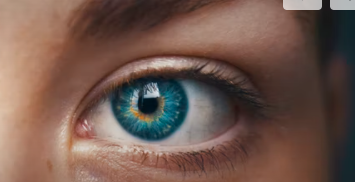
#> input picture Fichiers informations/oeilTest.png, 355 x 182 px, found by its file name
$ jupyter execute Projet_final_GBM6710.ipynb   (shell and % lines are left out)
#> lines starting #> are read from the running program, lines starting #| are printed output that depends on the picture; after the words box and inside, x2 and y2 are one past the last pixel; in counts of white or black regions, pixels touching at a corner belong together
[cell 1]
import matplotlib.pyplot as plt
import matplotlib.image as mpimg
from matplotlib.pyplot import imread
import cv2
import numpy as np
from scipy.ndimage import convolve
import skimage.filters as skfilters
import skimage.morphology as skmorph
from skimage.morphology import square

import sys
from matplotlib.path import Path
from scipy.ndimage import sobel, gaussian_filter, gaussian_laplace
from skimage.feature import canny
from skimage.transform import hough_line, hough_line_peaks
from skimage import draw
from skimage.morphology import convex_hull_image

plt.rcParams["figure.figsize"] = (12, 10)
# install scikit image et scipy
# !{sys.executable} -m pip install scipy
# !{sys.executable} -m pip install scikit-image

Après la déclaration des librairies on commence le traitement d'image. On commence par mettre l'image dans une variable opencv

[cell 2]
im_oeil=plt.imread("oeilTest.png")
#> im_oeil is the input picture: shape (182, 355, 4) float32; mean R, G, B, A 0.45, 0.35, 0.31, 1
fig1,ax=plt.subplots(1)
plt.imshow(im_oeil,cmap="gray")

[cell 3]
def filtpb_gauss(A, fc):
    """ Application d'un filtre gaussien sur une image im à une fréquence de coupure fc dans
        le domaine fréquentiel

    A (ndarray): Image d'entrée
    fc (float): Fréquence de coupure
    """
    M, N = A.shape

    # Image dans le domaine fréquentiel
    AA = np.fft.fftshift(np.fft.fft2(A))

    M0 = np.ceil((M+1) / 2)
    N0 = np.ceil((N+1) / 2)

    U, V = np.mgrid[1:M+1, 1:N+1]
    D2 = (U - M0)**2 + (V - N0)**2

    # Réponse fréquentielle du filtre gaussien
    HH = np.exp(-D2 / (2 * fc**2))

    # Application du filtre et retour au domaine spatial
    BB = np.fft.ifftshift(AA * HH)
    B = np.fft.ifft2(BB)
    B = np.real(B)
    return B

[cell 4]
im_oeil_gris = cv2.cvtColor(im_oeil, cv2.COLOR_BGR2GRAY)
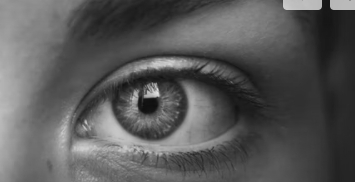
#> im_oeil_gris: shape (182, 355) float32; min 0.0624, max 0.891, mean 0.349
fig2,ax=plt.subplots(1)
plt.imshow(im_oeil_gris,cmap="gray")

im_oeil_gris_norm = im_oeil_gris/im_oeil_gris.max()
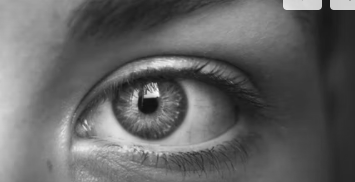
#> im_oeil_gris_norm: shape (182, 355) float32; min 0.07, max 1, mean 0.392
im_oeil_gris_norm1 = im_oeil_gris_norm.copy()
im_oeil_gris_norm1[im_oeil_gris_norm1 < 0.6] = 0
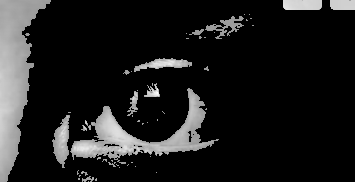
#> im_oeil_gris_norm1: shape (182, 355) float32; min 0, max 1, mean 0.113
sobel_v_1 = skfilters.sobel(im_oeil_gris_norm1)
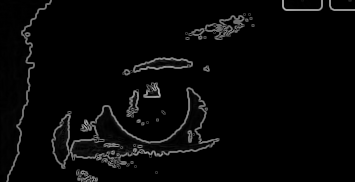
#> sobel_v_1: shape (182, 355) float32; min 0, max 0.707, mean 0.0288
fig3,ax=plt.subplots(1)
plt.imshow(sobel_v_1,cmap="gray")

[cell 5]
fc = 90
im_norm_filt = filtpb_gauss(im_oeil_gris_norm1, fc)
#> in filtpb_gauss, `B = np.real(B)`:
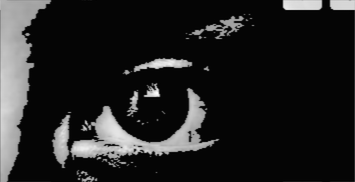
#> B: shape (182, 355) float64; min -0.0219, max 0.976, mean 0.113; drawn with min black and max white
im_filtre = cv2.GaussianBlur(im_oeil_gris, (7, 7), 0)
im_sob_gauss = skfilters.sobel(im_norm_filt)
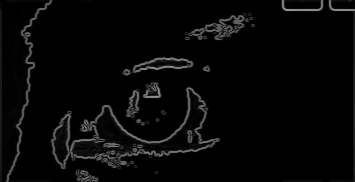
#> im_sob_gauss: shape (182, 355) float64; min 2.31e-10, max 0.624, mean 0.0281
fig4,ax=plt.subplots(1)
plt.imshow(im_filtre,cmap="gray")

[cell 6]
_, treshold = cv2.threshold(im_filtre, 0.4, 1, cv2.THRESH_BINARY_INV)
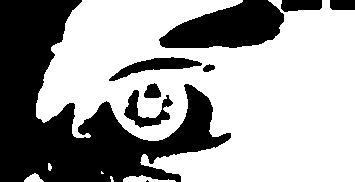
#> treshold: shape (182, 355) float32; values 0 (black) and 1 (white), 62.3% white; 9 black regions (1 under 20 px), largest, box (x1, y1, x2, y2) and area: (0, 0, 231, 182) 17885, (159, 0, 284, 48) 4031, (109, 57, 202, 81) 841
#cv2.imshow("Suivi :", im_oeil_gris)
fig5,ax=plt.subplots(1)
plt.imshow(treshold,cmap="gray")

[cell 7]
rows, cols = im_oeil_gris.shape
#> rows = 182; cols = 355
abs_dst = cv2.convertScaleAbs(treshold)
#> abs_dst: shape (182, 355); values 0 (black) and 1 (white), 62.3% white; 9 black regions (1 under 20 px)
contours, _ = cv2.findContours(abs_dst, cv2.RETR_TREE, cv2.CHAIN_APPROX_SIMPLE)
#> contours = 10 contours, 3 with area under 20; largest, box (x1, y1, x2, y2) and area: (36, 0, 355, 182) 40916, (108, 56, 203, 82) 935, (123, 89, 174, 129) 760, (143, 82, 162, 99) 214, (123, 175, 176, 182) 152, (24, 173, 44, 182) 88, (202, 63, 216, 73) 80
contours =  sorted(contours, key = lambda x : cv2.contourArea(x), reverse = True)
copie_im = im_oeil_gris.copy()
count = 0
for cnt in contours :
    count += 1
    (x, y, w, h) = cv2.boundingRect(cnt)
    im_oeil_gris = copie_im.copy()
    #cv2.drawContours(im_oeil, [cnt], -1, (0, 0, 1), 1)
    cv2.rectangle(im_oeil_gris, (x,y), (x + w, y + h), (1, 0, 0), 2)
    cv2.line(im_oeil_gris, (x + int(w/2), 0), (x + int(w/2),  rows), (0, 1, 0), 2)
    cv2.line(im_oeil_gris, (0, y + int(h/2)), (cols, y + int(h/2) ), (0, 1, 0), 2)
    if count == 3 :
        print(x, y, w, h)
        break
#> this loop made 3 passes
#> (x, y, w, h) on passes 1 to 3: (36, 0, 319, 182), (108, 56, 95, 26), (123, 89, 51, 40)
#| 123 89 51 40
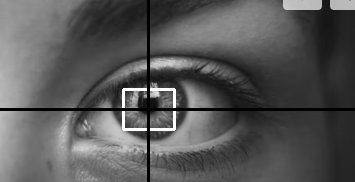
#> im_oeil_gris: shape (182, 355) float32; min 0, max 1, mean 0.347
#> after the loop, count = 3

    # if x>= 120 and w >= 160 and y<= 80 and h <= 80 :
    #     break


fig6,ax=plt.subplots(1)
plt.imshow(im_oeil_gris,cmap="gray")

$ run again, with Fichiers informations/reperage_oeil.png copied over Fichiers informations/oeilTest.png
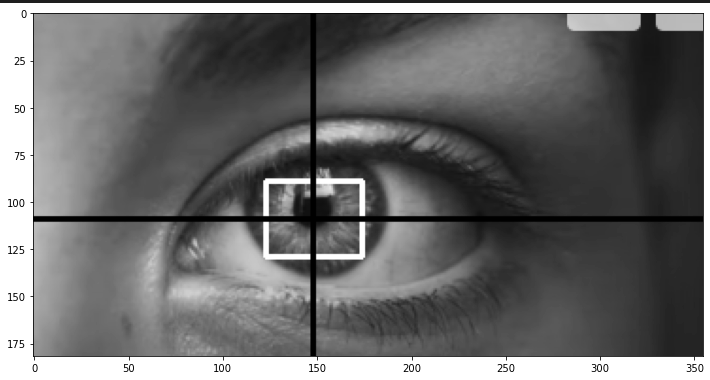
#> input picture Fichiers informations/reperage_oeil.png, 710 x 380 px, found by its file name
#> im_oeil is the input picture: shape (380, 710, 4) float32; mean R, G, B, A 0.429, 0.429, 0.429, 1
#> `im_sob_gauss = skfilters.sobel(im_norm_filt)`:
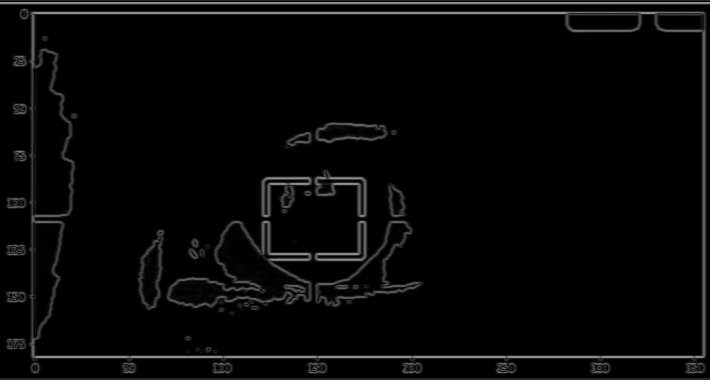
#> im_sob_gauss: shape (380, 710) float64; min 9.13e-12, max 0.556, mean 0.0277
#> `_, treshold = cv2.threshold(im_filtre, 0.4, 1, cv2.THRESH_BINARY_INV)`:
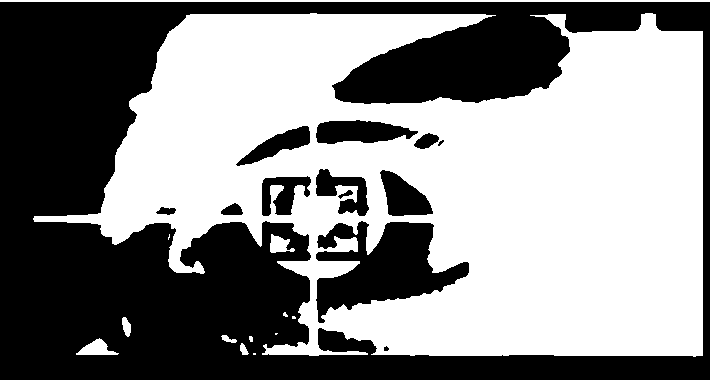
#> treshold: shape (380, 710) float32; values 0 (black) and 1 (white), 53.6% white; 13 black regions (2 under 20 px), largest, box (x1, y1, x2, y2) and area: (0, 2, 710, 380) 109849, (316, 221, 469, 323) 8124, (316, 120, 418, 144) 1743
#> abs_dst: shape (380, 710); values 0 (black) and 1 (white), 53.6% white; 13 black regions (2 under 20 px)
#> contours = 25 contours, 6 with area under 20; largest, box (x1, y1, x2, y2) and area: (33, 13, 703, 357) 156102, (315, 220, 470, 324) 8473, (315, 119, 419, 145) 1854, (379, 169, 434, 217) 1528, (315, 168, 370, 217) 1346
#> the loop `for cnt in contours :` made 3 passes
#> (x, y, w, h) on passes 1 to 3: (33, 13, 670, 344), (315, 220, 155, 104), (315, 119, 104, 26)
#> (printed output is left out)
#> after the loop `for cnt in contours :`: count = 3
